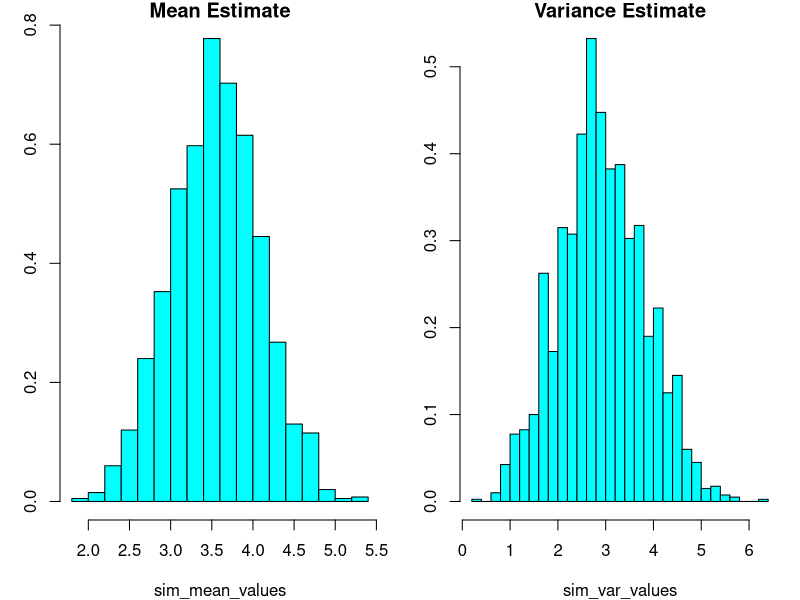
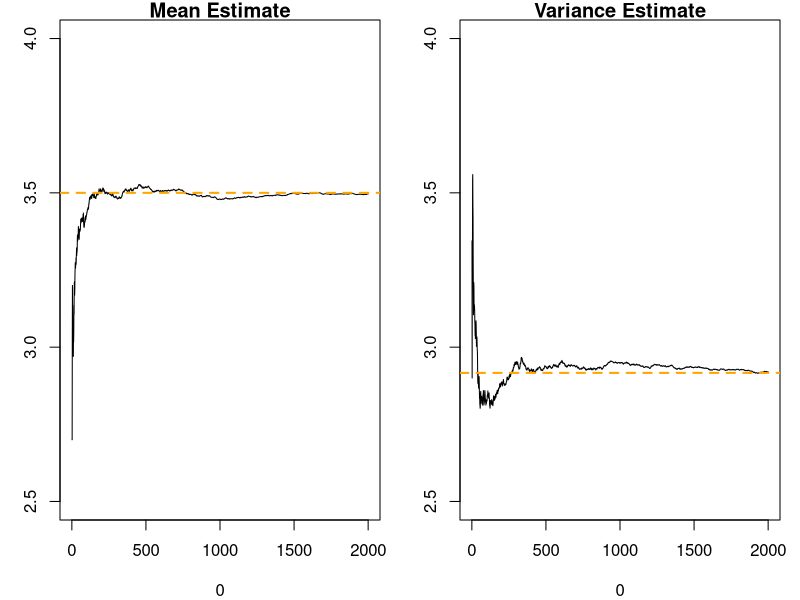

Write R code to recreate these figures, in order.
## R_Demo_Simulation_Learning_Dice_Rolls_Central_Limit_Theorem.R
##########################################################################
## INSTRUCTOR: Christopher Fariss
## COURSE NAME: Programming and Simulation Methods for Computational Social Science (1T, 2W)
## University of Essex Summer School 2025
##
## Date: 2025-07-09
##
## Please e-mail me if you find any errors or have and suggestions (either email is fine)
## e-mail: cjf0006@gmail.com
## e-mail: cjfariss@umich.edu
##
##########################################################################
## For this R tutorial, we will learn how:
##
## (1) Simulate the roll of a D6 dice
## (2) Repeatedly simulate the roll of a D6 dice and see how close the average value is to the expected value. 
## (3) Learn about the central limit theorem from the simulation.
##
## Notes: The Central Limit Theorem (CLT) establishes that when independently generated variables (iid: independent and identically distributed random variables) are added together, the sums or averages of these variables (when normalized) converge towards a normal distribution. 
##
## This property emerges even if the original variables are not individually normally distributed, as with the roll of a die. 
##
## The probability of any value from the single roll of die is equivalent to any other value for the same-sided die in the limit (when the number of rolls approaches infinity).
## 
##########################################################################


library(MASS)


## simulate 20 randomly generated rolls from a D6 (6-sided-die)
sample(1:6, size=20, replace=TRUE)

## true mean is 3.5
(1 + 2 + 3 + 4 + 5 + 6) / 6

## or 
mean(1:6)

## true variance is approximately 2.916667 or exactly 70/24 
(1 - 3.5)^2 * (1/6) + (2 - 3.5)^2 * (1/6) + (3 - 3.5)^2 * (1/6) + (4 - 3.5)^2 * (1/6) + (5 - 3.5)^2 * (1/6) + (6 - 3.5)^2 * (1/6)

## or
sum((1:6 - mean(1:6))^2 * (1/6))

## repeat the simulation 10,000 times and calculate the average
n_sims <- 2000

## number of samples to roll each iteration
n_samples <- 10

## create two objects to hold the calculated mean and variance from each simulated sample
sim_mean_values <- c()
sim_var_values <- c()

## iterate/repeat the simulation n_sims times
for(i in 1:n_sims){
  
  ## create output
  sample_output <- sample(1:6, size=n_samples, replace=TRUE)
  
  ## save the output in the i_th position of the objects
  sim_mean_values[i] <- mean(sample_output)
  sim_var_values[i] <- var(sample_output)

}

## calculate the mean and variance of the 10,000 sample means
mean(sim_mean_values)
mean(sim_var_values)

## set graphical parameters
par(mfrow=c(1,2), mar=c(4,3,1,1))

## plot histograms 
truehist(sim_mean_values, main="Mean Estimate")
truehist(sim_var_values, main="Variance Estimate")


## calculate and plot the converging average using increasing sample sizes starting at 1 and ending at all the samples
## set graphical parameters
par(mfrow=c(1,2))

##
plot(0,0, ylim=c(2.5,4), xlim=c(0,n_sims), type="n", main="Mean Estimate")
value <- c()
for(i in 1:n_sims){
  value[i] <- mean(sim_mean_values[1:i])
}
lines(value)
abline(h=3.5, col="orange", lwd=2, lty=2)

##
plot(0,0, ylim=c(2.5,4), xlim=c(0,n_sims), type="n", main="Variance Estimate")
value <- c()
for(i in 1:n_sims){
  value[i] <- mean(sim_var_values[1:i])
}
lines(value)
abline(h=2.916667, col="orange", lwd=2, lty=2)


sqrt(2.916667)

## the values converge towards normality 
summary((sim_mean_values - 3.5))
mean((sim_mean_values - 3.5))
var((sim_mean_values - 3.5))



var(sim_mean_values)
var(sim_var_values)
